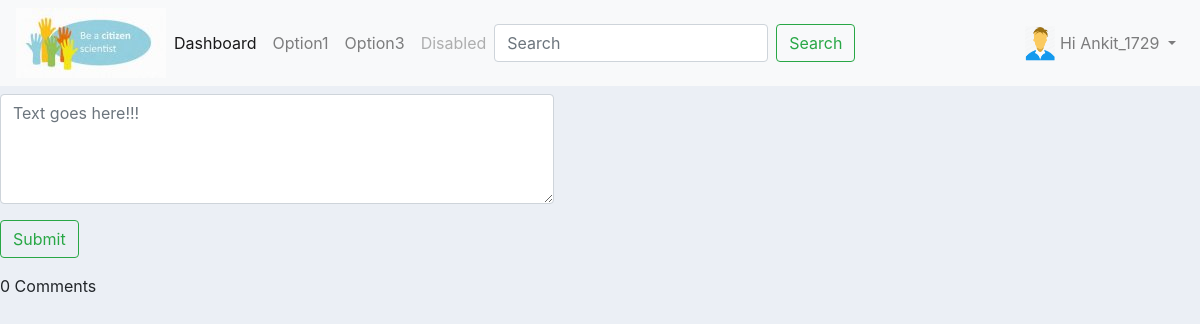
The page /sage/ (signed in) on the database as committed earlier.
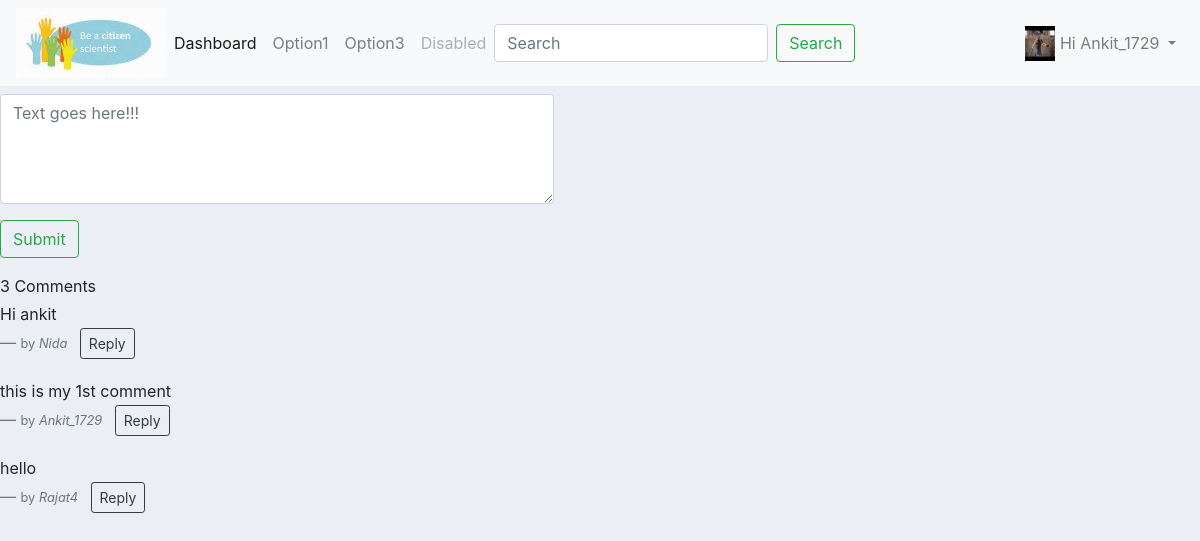
The same page on the database as committed later.
### accounts/models.py (models this page shows, shortened)
class Profile(models.Model):
    user = models.OneToOneField(User, on_delete=models.CASCADE)
    dob = models.DateField(null=True, blank=True)
    photo = models.ImageField(null=True, blank=True)

class Comment(models.Model):
    user = models.ForeignKey(User,on_delete=models.CASCADE)
    reply = models.ForeignKey('Comment',on_delete=models.CASCADE, null=True, related_name="replies")
    content = models.TextField(max_length=160)
    timestamp = models.DateTimeField(auto_now_add=True)

### accounts/views.py (the view)
# urls.py: url('sage/', views.sage, name="sage"),
def sage(request):
    comments = Comment.objects.filter( reply=None).order_by('-id')
    if request.method == 'POST':
        comment_form = CommentForm(request.POST or None)
        if comment_form.is_valid():
            content = request.POST.get('content')
            reply_id = request.POST.get('comment_id')
            comment_qs = None
            if reply_id:
                comment_qs = Comment.objects.get(id=reply_id)
            comment = Comment.objects.create(user=request.user, content=content)
            comment.save()
    else:
        comment_form= CommentForm()
    context = {
        'comments': comments,
        'comment_form': comment_form,
    }
    if request.is_ajax():
        html = render_to_string('accounts/comments.html', context, request=request)
        return JsonResponse({'form': html})
    return render(request, 'accounts/home.html', context)

### accounts/forms.py
class CommentForm(forms.ModelForm):
    content = forms.CharField(label="", widget=forms.Textarea(attrs={'class': 'form-control', 'placeholder': 'Text goes here!!!', 'rows':'4', 'cols':'50'}))
    class Meta:
        model = Comment
        fields = ('content',)

### accounts/templates/accounts/home.html
{%  extends 'accounts/main.html' %}
{% block content %}
<div class="main-comment-section">
  {% include 'accounts/comments.html' %}
</div>
{% endblock %}

### accounts/templates/accounts/main.html (shortened to what this page needs)
{% load static %}
<!DOCTYPE html>
<html>
    <head>
        <link rel="stylesheet" href="https://stackpath.bootstrapcdn.com/bootstrap/4.3.1/css/bootstrap.min.css">
        <link rel="stylesheet" type="text/css" href="{% static '/css/main.css' %}">
    </head>
    <body>
       {% include 'accounts/navbar.html'%}
{% block content %}
{% endblock %}
    </body>
</html>

### accounts/templates/accounts/navbar.html (shortened to what this page needs)
{% load static %}
<!DOCTYPE html>
<html>
  <head>
    </head>
<nav class="navbar navbar-expand-lg navbar-light bg-light">
  <img src="{% static 'images/img8_new.jpeg'%}">
  <div class="collapse navbar-collapse" id="navbarSupportedContent">
    <ul class="navbar-nav">
      <li class="nav-item active">
        <a class="nav-link" href="#">Dashboard <span class="sr-only">(current)</span></a>
      </li>
      <li class="nav-item">
        <a class="nav-link" href="#">Option1</a>
      </li>
      <li class="nav-item">
        <a class="nav-link" href="#">Option3</a>
      </li>
      <li class="nav-item">
        <a class="nav-link disabled" href="#">Disabled</a>
      </li>
    </ul>
    <ul class="navbar-nav mr-auto">
      <form class="form-inline my-2 my-lg-0" action='{% url 'home' %}'>
        <input class="form-control mr-sm-2" type="search" placeholder="Search" aria-label="Search" name='q'>
        <button class="btn btn-outline-success my-2 my-sm-0" type="submit">Search</button>
      </form>
    </ul>
    <ul class="navbar-nav">
      {% if request.user.is_authenticated %}
      <li class="nav-item dropdown">
        <a class="nav-link dropdown-toggle" href="#" id="navbarDropdown" role="button" data-toggle="dropdown" aria-haspopup="true" aria-expanded="false">
          {% if request.user.profile.photo %}
            <img src="{{ request.user.profile.photo.url }}" alt="" class="navbar-img">
          {% else %}
            <img src="/media/default-avatar.png" alt="" class="navbar-img">
          {% endif %}
          <span>Hi {{ request.user|capfirst }}</span>
        </a>
      </li>
      {% else %}
      <li class="nav-item">
        <a href="{% url 'login' %}" class="nav-link">Login</a>
      </li>
      {% endif %}
    </ul>
  </div>
  </nav>
  </html>

### templates1/accounts/comments.html (shortened to what this page needs)
<div class="container-fluid mt-2">
  <div class="form-group row">
    <form method="post" class="comment-form" action=".">
      {{ comment_form.as_p }}
      {% if request.user.is_authenticated %}
        <input type="submit" value="Submit" class="btn btn-outline-success">
      {% else %}
        <input type="submit" value="Submit" class="btn btn-outline-success" disabled>
      {% endif %}
    </form>
  </div>
</div>
{{ comments.count }} Comment{{ comments|pluralize }}
{% for comment in comments %}
  <blockquote class="blockquote">
    <p class="mb-0"><small>{{ comment.content }}</small></p>
    <footer class="blockquote-footer"><small>by <cite title="Source Title">{{ comment.user|capfirst }}</cite></small>
      <button type="button" name="button" class="reply-btn btn btn-outline-dark btn-sm ml-2">Reply</button>
    </footer>
  </blockquote>
{% endfor %}

### static/css/main.css (style rules this page uses)
body { background-color: #ebeff5; }

### accounts/templates/accounts/navbar.html (style rules this page uses)
.navbar-img { width: 30px; height: 35px; float: left; background-size: auto 100%; margin-top: -5px; margin-right: 5px; }

Rows that differ between the two databases and show on the page:
added Comment: content "Hi ankit", user "Nida"
added Comment: content "this is my 1st comment", user "Ankit_1729"
added Comment: content "hello", user "Rajat4"
Other text that changed with them:
{{ comments.count }}: "0" → "3"
